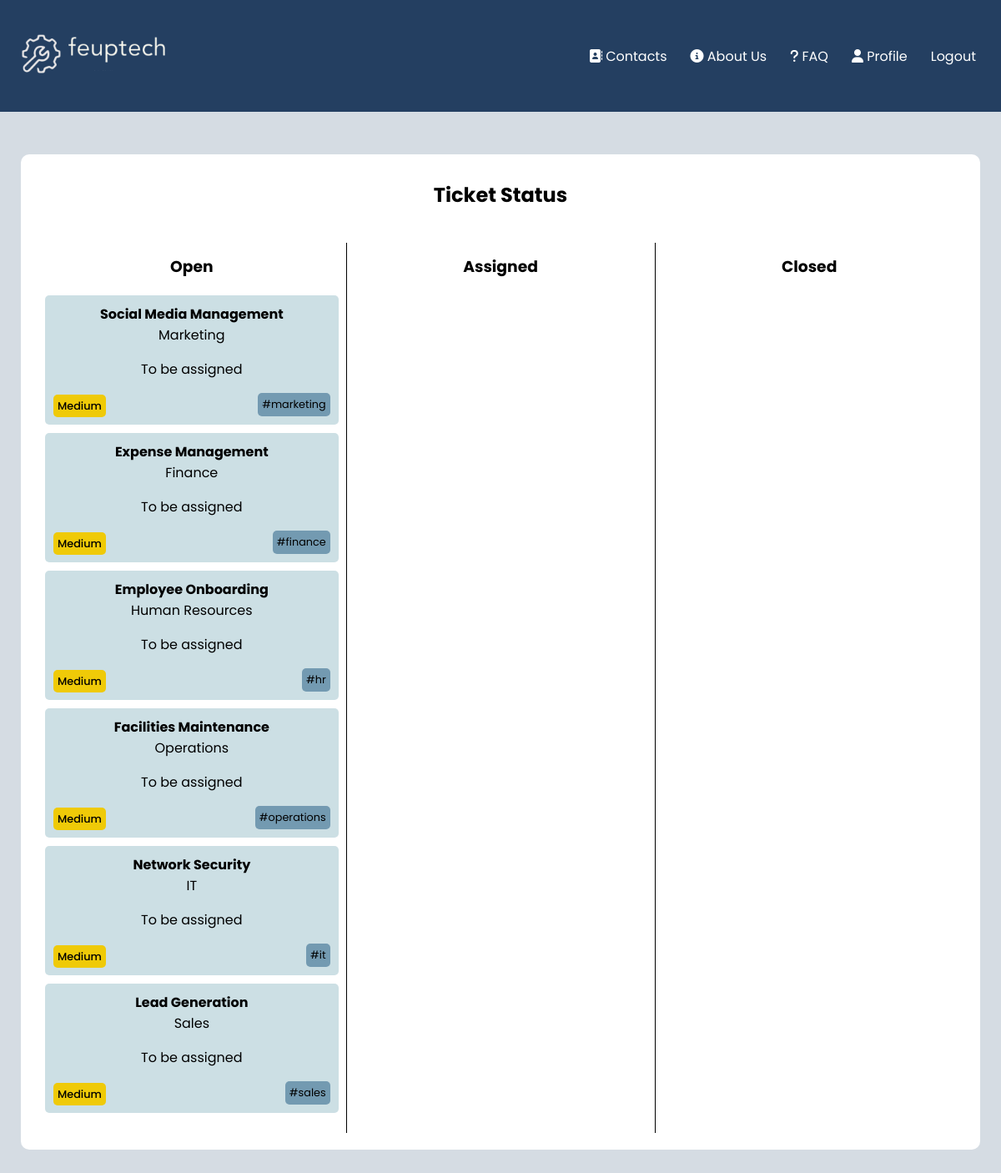
/pages/tickets.php (signed in), run on the app's committed database.
### tables this page shows
CREATE TABLE tickets(

    idTicket integer primary key AUTOINCREMENT,
    title text NOT NULL,
    description text,
    status text,
    idAgent text references Agents(idAgent),
    idClient text references Clients(idClient),
    department text references department(title),
    priority text,
    hashtag text,
    date datetime
);

### pages/tickets.php (called while the page is built)
<?php
    require_once(__DIR__ . '/../database/connection.db.php');
    require_once(__DIR__ . '/../database/ticket.class.php');
    require_once(__DIR__ . '/../database/user.class.php');
    require_once(__DIR__ . '/../utils/session.php');
    require_once(__DIR__ . '/../templates/tickets.tpl.php');
    $session = new Session();
    $db = getDatabaseConnection();
    $user = User::getUserWithId($db, $session->getID());
    $assigned = $user->getTickets($db, "Assigned");
    $closed = $user->getTickets($db, "Closed");
    $opened = $user->getTickets($db, "Opened");
    drawTicketsHeader($session);
    drawTickets($opened, $assigned, $closed);
?>

### utils/session.php (called while the page is built, shortened)
<?php
class Session{
      public function isLoggedIn() : bool {
        return isset($_SESSION['id']);
      }
      public function getID() : ?int {
        return isset($_SESSION['id']) ? $_SESSION['id'] : null;
      }
}
?>

### database/ticket.class.php (called while the page is built, shortened)
<?php
     class Ticket{
        public string $title;
        public string $status;
        public string $priority;
        public string $department;
        public function __construct(int $idTicket, string $title, string $status,
          string $description, string $department, string $priority, string $hashtag, string $date, string $idClient, int $idAgent){
            $this->idTicket = $idTicket;
            $this->title = $title;
            $this->status = $status;
            $this->department = $department;
            $this->priority = $priority;
            $this->hashtag = $hashtag;
        }
        public function getStatus(){
            return $this->status;
        }
        public function getDepartment(){
            return $this->department;
        }
        public function getTitle(){
            return $this->title;
        }
        public function getPriority(){
            return $this->priority;
        }
    }
?>

### database/user.class.php (called while the page is built, shortened)
<?php
     require_once(__DIR__ . '/../database/ticket.class.php');
     class User{
        public int $id;
        public function __construct(int $id, string $email, string $name, string $username){
            $this->id = $id;
        }
        public function getTickets(PDO $db, string $status): array{
            $stmt = $db->prepare('SELECT idTicket, date, title, status, idAgent, idClient, description, department, priority, hashtag FROM tickets WHERE idClient = ? AND status = ?');
            $stmt->execute([$this->id, $status]);
            $ticketRows = $stmt->fetchAll(PDO::FETCH_ASSOC);
            $tickets = [];
            foreach ($ticketRows as $row) {
                $ticket = new Ticket(
                    intval($row['idTicket']),
                    $row['title'],
                    $row['status'],
                    $row['description'],
                    $row['department'],
                    $row['priority'],
                    strval($row['hashtag']),
                    $row['date'],
                    $row['idClient'],
                    intval($row['idAgent']),
                );
                array_push($tickets, $ticket);
            }
            return $tickets;
        }
        static function getUserWithID(PDO $db, int $id) : ?User {
            $stmt = $db->prepare('
                SELECT u.idUser, u.email, u.name, u.username
                FROM users u JOIN admins a ON u.idUser = a.idAdmin
                WHERE u.idUser = ?');
            $stmt->execute(array($id));
            $row = $stmt->fetch(PDO::FETCH_ASSOC);
            $stmt = $db->prepare('
                SELECT u.idUser, u.email, u.name, u.username
                FROM users u JOIN agents a ON u.idUser = a.idAgent
                WHERE u.idUser = ?');
            $stmt->execute(array($id));;
            $stmt = $db->prepare('
                SELECT idUser, email, name, username
                FROM users
                WHERE idUser = ?');
            $stmt->execute(array($id));
            $row = $stmt->fetch(PDO::FETCH_ASSOC);
            if ($row !== false) {
                return new Client($row['idUser'],$row['email'], $row['name'], $row['username']);
            }
            return null;
            }
     }
?>

### templates/tickets.tpl.php (the view, shortened to what this page needs)
<?php function drawTicketsHeader($session, $css = "") { ?>
    <!DOCTYPE html>
    <html lang = "en-Us">
    <head>
        <link href="../css/navLogin_style.css" rel="stylesheet">
        <link href="../css/tickets_style.css" rel="stylesheet">
        <link href="../css/newTicket.css" rel="stylesheet">
        <link href="../css/tickets_all.css" rel="stylesheet">
        <link href="../css/assign_style.css" rel="stylesheet">
    </head>
    <body>
        <nav>
        <a href = "../pages"><img src ="../images/logo.png" alt = "logo"></a>
        <ul class = "navigation">
                <li class = "nav_elem"><a href = "../pages/contacts.php"><i class="fa-solid fa-address-book"></i> Contacts</a></li>
                <li class = "nav_elem"><a href = "../pages/about_us.php"><i class="fas fa-circle-info"></i> About Us</a></li>
                <li class = "nav_elem"><a href = "../pages/faq.php"><i class="fa-solid fa-question"></i> FAQ</a></li>
                <?php
                if (!$session->isLoggedIn()){
                    echo "<li class = \"nav-elem\"><a href=\"../pages/register.php\">Register</a></li>";
                    echo "<li class = \"nav-elem\"><a href=\"../pages/login.php\">Login</a></li>";
                }
                else{
                    echo "<li class = \"nav-elem\"><a href =\"../pages/profile.php\"><i class=\"fa-solid fa-user\"></i> Profile</a></li>";
                    echo "<form action=\"../actions/action_logout.php\" method=\"post\" class=\"logout\"><a href = \"#\" type=\"submit\" onclick=\"this.parentNode.submit(); return false;\">Logout</a></form>";
                }
                ?>
            </ul>
        </nav>
<?php } ?>
<?php function drawTickets($open, $assigned, $closed) { ?>
    <div class="box">
            <h2>Ticket Status</h2>
            <div class="row">
              <div class="property open">
                <h3>Open</h3>
                <?php
                  foreach($open as $ticket){
                    drawTicket($ticket);
                  }
                ?>
              </div>
              <div class="property assigned">
                <h3>Assigned</h3>
              </div>
              <div class="property closed">
                <h3>Closed</h3>
              </div>
            </div>
        </div>
    </body>
</html>
<?php } ?>
<?php function drawTicket($ticket) { ?>
    <section class="ticket">
        <a href="../pages/ticket_detail.php?ticket=
        <?php echo urlencode($ticket->idTicket) ?>" class="ticket-title">
        <?php echo $ticket->getTitle() ?>
      </a>
        <p class="ticket-department"><?php echo $ticket->getDepartment() ?></p>
        <p class="ticket-assignment">
        <?php
         $status = $ticket->getStatus();
            if ($status === 'Opened') {
              echo "<p>To be assigned</p>";
            } elseif ($status === 'Assigned') {
              $nameAgent = $ticket->getidAgent();
              echo "<p> Assigned by $nameAgent <p>";
            } elseif ($status === 'Closed') {
              $nameAgent = $ticket->getidAgent();
              echo "<p> Assigned by $nameAgent <p>";
            }
        ?></p>
        <div class="ticket-container">
        <div class="ticket-priority">
         <?php
            $priority = $ticket->getPriority();
            if ($priority === 'High') {
                      echo '<span class="high">' . $priority . '</span>';
                  } elseif ($priority === 'Medium') {
                      echo '<span class="medium">' . $priority . '</span>';
                  } elseif ($priority === 'Low') {
                      echo '<span class="low">' . $priority . '</span>';
                  }
          ?>
        </div>
        <div class="ticket-hashtag">
            <span><?php echo '#' . $ticket->hashtag ?></span>
        </div>
        </div>
        </section>
<?php } ?>

### css/navLogin_style.css (style rules this page uses)
.navigation { display: flex; justify-content: flex-end; padding: 14px 16px; }
nav a { text-decoration: none; color: white; padding: 14px; }
li { list-style: none; }
nav { background-color: #243f61; background-size: cover; background-position: center; text-align: center; font-family: 'Poppins'; margin: -8px; display: grid; grid-template-columns: auto 1fr; column-gap: 2em; align-items: center; }
nav img { width: 100%; max-width: 200px; justify-self: start; }

### css/tickets_style.css (style rules this page uses)
body { font-family: 'Poppins'; background-color: #D5DCE3; }
.box { width: 100%; max-width: 1150px; margin: 5% auto; background-color: white; border-radius: 10px; display: flex; flex-direction: column; }
h2 { text-align: center; margin-top: 31px; margin-bottom: 20px; }
.row { display: flex; flex-wrap: wrap; align-items: flex-start; padding: 20px; box-sizing: border-box; }
.property { flex-basis: 0; flex-grow: 1; text-align: center; padding: 14px 9px; }
.property h3 { margin-top: 0; margin-bottom: 20px; }
.ticket { background-color: rgba(3,94,123,0.2); padding: 10px; border-radius: 5px; margin-bottom: 10px; }
.ticket-title { margin-top: 0; margin-bottom: 5px; font-weight: bold; text-decoration: none; color: black; }
.ticket-department { margin-top: 0; margin-bottom: 0; }
.ticket-container { display: flex; flex-direction: row; justify-content: space-between; align-items: center; }
.ticket-priority { font-weight: 500; margin-right: 10px; }
.medium { background-color: #EFCA08; padding: 5px; border-radius: 5px; font-size: 0.8em; }
.ticket-hashtag { background-color: #739AB1; padding: 5px; border-radius: 5px; font-size: 0.8em; }

### css/tickets_all.css (style rules this page uses)
body { font-family: 'Poppins'; background-color: #D5DCE3 }

### data on the page
tickets: title "Social Media Management", department "Marketing", status "To be assigned", priority "Medium", hashtag "marketing"
tickets: title "Expense Management", department "Finance", status "To be assigned", priority "Medium", hashtag "finance"
tickets: title "Employee Onboarding", department "Human Resources", status "To be assigned", priority "Medium", hashtag "hr"
tickets: title "Facilities Maintenance", department "Operations", status "To be assigned", priority "Medium", hashtag "operations"
tickets: title "Network Security", department "IT", status "To be assigned", priority "Medium", hashtag "it"
tickets: title "Lead Generation", department "Sales", status "To be assigned", priority "Medium", hashtag "sales"
